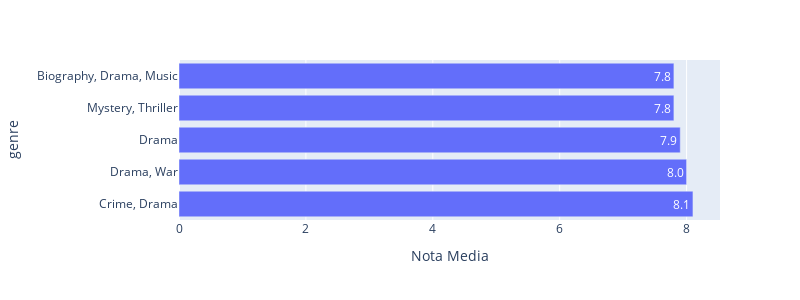

Notebook code for this chart:
### Code cell
feature_mean_vote('genre', threshold_movies=50)

### Figure 1 — Plotly figure (JSON) as saved in the notebook; plotly's stock layout.template omitted (floating-point values rounded to 4 significant figures)
{"data": [{"alignmentgroup": "True", "hovertemplate": "Nota Media=%{text}<br>genre=%{y}<extra></extra>", "legendgroup": "", "marker": {"color": "#636efa", "pattern": {"shape": ""}}, "name": "", "offsetgroup": "", "orientation": "h", "showlegend": false, "text": ["8.1", "8.0", "7.9", "7.8", "7.8"], "textposition": "auto", "type": "bar", "x": [8.1, 8, 7.9, 7.8, 7.8], "xaxis": "x", "y": ["Crime, Drama", "Drama, War", "Drama", "Mystery, Thriller", "Biography, Drama, Music"], "yaxis": "y"}], "layout": {"barmode": "relative", "height": 300, "legend": {"tracegroupgap": 0}, "margin": {"t": 60}, "width": 800, "xaxis": {"anchor": "y", "domain": [0, 1], "title": {"text": "Nota Media"}}, "yaxis": {"anchor": "x", "domain": [0, 1], "title": {"text": "genre"}}}}
